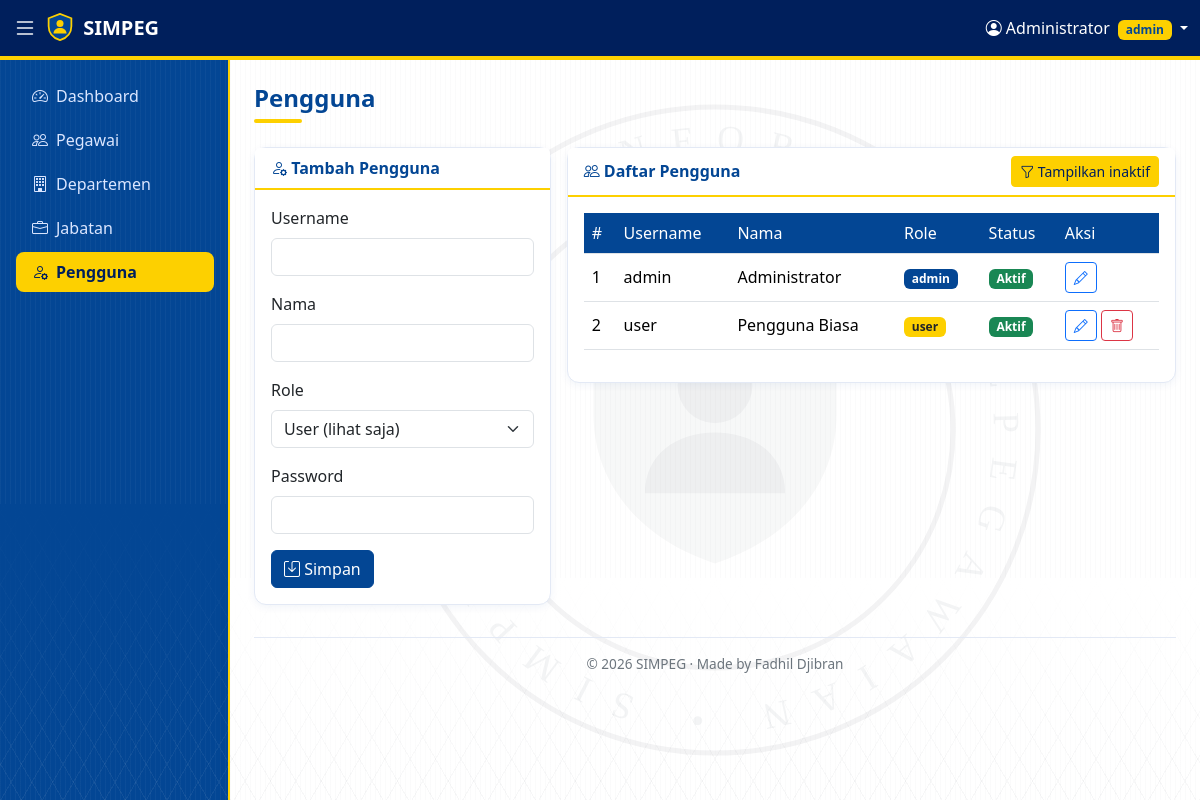
/users.php (signed in), run on the app's committed database.
### tables this page shows
CREATE TABLE users (
  id INT AUTO_INCREMENT PRIMARY KEY,
  username VARCHAR(50) NOT NULL UNIQUE,
  password VARCHAR(255) NOT NULL,
  nama VARCHAR(100) NOT NULL,
  role ENUM('admin','user') NOT NULL DEFAULT 'user',
  aktif TINYINT(1) NOT NULL DEFAULT 1,
  created_at TIMESTAMP DEFAULT CURRENT_TIMESTAMP
);

### users.php (the view, shortened to what this page needs)
<?php
require 'config.php';
require 'layout.php';
$edit = ['id' => '', 'username' => '', 'nama' => '', 'role' => 'user'];
$semua = isset($_GET['semua']);
$rows = $db->query('SELECT id, username, nama, role, aktif, created_at FROM users ' . ($semua ? '' : 'WHERE aktif = 1 ') . 'ORDER BY aktif DESC, nama');
?>
<div class="row g-3">
  <div class="col-lg-4">
    <div class="card"><div class="card-header d-flex justify-content-between align-items-center">
        <span><i class="bi bi-person-gear"></i> <?= $edit['id'] ? 'Edit' : 'Tambah' ?> Pengguna</span>
      </div>
      <div class="card-body">
        <form method="post">
          <div class="mb-3"><label class="form-label">Username</label><input name="username" class="form-control" required value="<?= e($edit['username']) ?>"></div>
          <div class="mb-3"><label class="form-label">Nama</label><input name="nama" class="form-control" required value="<?= e($edit['nama']) ?>"></div>
          <div class="mb-3"><label class="form-label">Role</label>
            <select name="role" class="form-select">
              <option value="user" <?= $edit['role'] === 'user' ? 'selected' : '' ?>>User (lihat saja)</option>
            </select></div>
          <div class="mb-3"><label class="form-label">Password <?= $edit['id'] ? '<small class="text-muted">(kosongkan jika tidak diubah)</small>' : '' ?></label>
            <input type="password" name="password" class="form-control" minlength="6" <?= $edit['id'] ? '' : 'required' ?>></div>
          <button class="btn btn-primary"><i class="bi bi-save"></i> Simpan</button>
        </form>
      </div>
    </div>
  </div>
  <div class="col-lg-8">
    <div class="card"><div class="card-header d-flex justify-content-between align-items-center">
        <span><i class="bi bi-people"></i> Daftar Pengguna</span>
        <a href="?<?= $semua ? '' : 'semua=1' ?>" class="btn btn-sm btn-warning"><i class="bi bi-funnel"></i> <?= $semua ? 'Hanya aktif' : 'Tampilkan inaktif' ?></a>
      </div>
      <div class="card-body table-responsive">
        <table class="table table-hover align-middle">
          <thead><tr><th>#</th><th>Username</th><th>Nama</th><th>Role</th><th>Status</th><th>Aksi</th></tr></thead>
          <tbody>
          <?php $no = 1; foreach ($rows as $r): ?>
            <tr class="<?= $r['aktif'] ? '' : 'inaktif' ?>">
              <td><?= $no++ ?></td><td><?= e($r['username']) ?></td><td><?= e($r['nama']) ?></td>
              <td><span class="badge <?= $r['role'] === 'admin' ? 'bg-biru' : 'bg-kuning text-dark' ?>"><?= $r['role'] ?></span></td>
              <td><?= badge_status($r['aktif']) ?></td>
              <td class="text-nowrap">
                <?php if ($r['aktif']): ?><a href="?edit=<?= $r['id'] ?>" class="btn btn-sm btn-outline-primary" title="Edit"><i class="bi bi-pencil"></i></a><?php endif; ?>
                <?php if ($r['id'] != $_SESSION['user']['id']) echo tombol_status($r['id'], $r['aktif']); ?>
              </td>
            </tr>
          <?php endforeach; ?>
          </tbody>
        </table>
      </div>
    </div>
  </div>
</div>

### config.php (shortened to what this page needs)
<?php
function e($s) { return htmlspecialchars((string)$s, ENT_QUOTES, 'UTF-8'); }
function csrf_field() { return '<input type="hidden" name="csrf" value="' . $_SESSION['csrf'] . '">'; }
function tombol_status($id, $aktif) {
    $aksi = $aktif ? 'hapus' : 'pulihkan';
    $btn  = $aktif
        ? '<button class="btn btn-sm btn-outline-danger" title="Hapus (inaktifkan)"><i class="bi bi-trash"></i></button>'
        : '<button class="btn btn-sm btn-outline-success" title="Pulihkan"><i class="bi bi-arrow-counterclockwise"></i></button>';
    $konfirmasi = $aktif ? 'Data akan dinonaktifkan. Lanjutkan?' : 'Aktifkan kembali data ini?';
    $warna = $aktif ? 'danger' : 'success';
    return "<form method=\"post\" class=\"d-inline\" data-confirm=\"$konfirmasi\" data-btn=\"$warna\">" . csrf_field() .
           "<input type=\"hidden\" name=\"aksi\" value=\"$aksi\"><input type=\"hidden\" name=\"id\" value=\"" . (int)$id . "\">$btn</form>";
}
function badge_status($aktif) {
    return $aktif ? '<span class="badge bg-success">Aktif</span>' : '<span class="badge bg-secondary">Inaktif</span>';
}

### style.css (style rules this page uses)
:root { --biru: #034694; --biru-tua: #001f5c; --kuning: #fdd000; }
body { background: #fff; color: #1c2434; }
.bg-biru { background: var(--biru) !important; }
.bg-kuning { background: var(--kuning) !important; }
@media (min-width: 992px) { .app { height: 100vh; display: flex; flex-direction: column; overflow: hidden; } }
.card { border: 1px solid #e3e9f5; border-radius: 12px; box-shadow: 0 2px 8px rgba(3,70,148,.06); }
.card-header { background: #fff; border-bottom: 2px solid var(--kuning); font-weight: 600; color: var(--biru); }
.btn-primary { background: var(--biru); border-color: var(--biru); }
.btn-warning { background: var(--kuning); border-color: var(--kuning); color: var(--biru-tua); }
.table thead th { background: var(--biru); color: #fff; font-weight: 500; }

### data on the page
users: username "admin", nama "Administrator", role "admin", aktif "Aktif"
users: username "user", nama "Pengguna Biasa", role "user", aktif "Aktif"

### other printed values
$u['nama'] "Administrator"
$u['role'] "admin"
$label "Dashboard"
$label "Pegawai"
$label "Departemen"
$label "Jabatan"
$label "Pengguna"
$judul "Pengguna"
